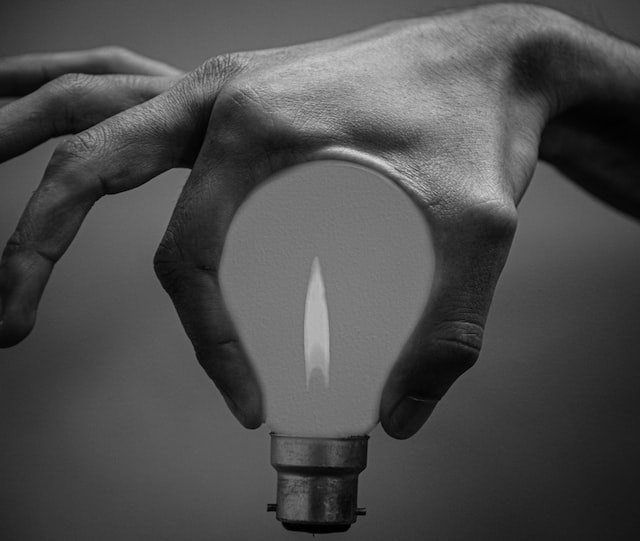
#> input picture Pengolahan Citra/Lab2/lamp.jpg, 640 x 541 px
$ jupyter execute Lab2_1906293051_HakimAmarullah.ipynb
#> lines starting #> are read from the running program, lines starting #| are printed output that depends on the picture
### Pengolahan Citra/Lab2/helper.py
"""
helper.py
Contains helper function for image processing in frequency domain.
Includes meshgrid, lowpass filter, highpass filter, notch filter, and paddedsize.

Inherited from Asdos Pengolahan Citra Ganjil 2019/2020
Edited by Asdos Pengolahan Citra Ganjil 2020/2021
"""

import numpy as np

def dftuv(M, N):
    """ DFTUV Computes meshgrid frequency matrices.
    [U, V] = DFTUV(M, N) computes meshgrid frequency matrices U and
    V. U and V are useful for computing frequency-domain filter
    functions that can be used with DFTFILT. U and V are both M-by-N. """

    # Set up range of variables.
    u = np.arange(M)
    v = np.arange(N)

    # Compute the indices for use in meshgrid
    for i in range(M//2+1, M):
        u[i] = u[i] - M
    for i in range(N//2+1, N):
        v[i] = v[i] - N

    # Return the meshgrid arrays
    return np.meshgrid(v,u)

def lpfilter(tipe, M, N, D0, n = 1):
    """ LPFILTER Computes frequency domain lowpass filters
    H = LPFILTER(TYPE, M, N, D0, n) creates the transfer function of
    a lowpass filter, H, of the specified TYPE and size (M-by-N).  To
    view the filter as an image or mesh plot, it should be centered
    using H = fftshift(H).

    Valid values for TYPE, D0, and n are:

    'ideal'    Ideal lowpass filter with cutoff frequency D0.  n need
               not be supplied.  D0 must be positive

    'btw'      Butterworth lowpass filter of order n, and cutoff D0.
               The default value for n is 1.0.  D0 must be positive.

    'gaussian' Gaussian lowpass filter with cutoff (standard deviation)
 	           D0.  n need not be supplied.  D0 must be positive. """

    # Use function dftuv to set up the meshgrid arrays needed for
    # computing the required distances.
    U, V = dftuv(M, N)

    # Compute the distances D(U, V).
    D = np.sqrt(U**2+V**2)

    # Begin fiter computations.
    if (tipe == 'gaussian'):
        return np.exp(-(D**2)/(2*(D0**2)))
    elif (tipe == 'btw'):
        return 1/(1 + (D/D0)**(2*n))
    elif (tipe == 'ideal'):
        return (D <= D0)
    else:
        print("Invalid type.")

def hpfilter(tipe, M, N, D0, n = 1):
    """ HPFILTER Computes frequency domain highpass filters
    H = HPFILTER(TYPE, M, N, D0, n) creates the transfer function of
    a highpass filter, H, of the specified TYPE and size (M-by-N).
    Valid values for TYPE, D0, and n are:

    'ideal'     Ideal highpass filter with cutoff frequency D0.  n
                need not be supplied.  D0 must be positive

    'btw'       Butterworth highpass filter of order n, and cutoff D0.
                The default value for n is 1.0.  D0 must be positive.

    'gaussian'  Gaussian highpass filter with cutoff (standard deviation)
                D0.  n need not be supplied.  D0 must be positive. """


    # The transfer function Hhp of a highpass filter is 1 - Hlp,
    # where Hlp is the transfer function of the corresponding lowpass
    # filter.  Thus, we can use function lpfilter to generate highpass
    # filters.

    # Generate highpass filter.
    Hlp = lpfilter(tipe, M, N, D0, n)
    return 1 - Hlp

def notch(tipe, M, N, D0, x, y, n = 1):
    """ notch Computes frequency domain notch filters
    H = NOTCH(TYPE, M, N, D0, x, y, n) creates the transfer function of
    a notch filter, H, of the specified TYPE and size (M-by-N). centered at
    Column X, Row Y in an unshifted Fourier spectrum.
    Valid values for TYPE, D0, and n are:

    'ideal'     Ideal highpass filter with cutoff frequency D0.  n
                need not be supplied.  D0 must be positive

    'btw'       Butterworth highpass filter of order n, and cutoff D0.
                The default value for n is 1.0.  D0 must be positive.

    'gaussian'  Gaussian highpass filter with cutoff (standard deviation)
                D0.  n need not be supplied.  D0 must be positive. """

    # The transfer function Hhp of a highpass filter is 1 - Hlp,
    # where Hlp is the transfer function of the corresponding lowpass
    # filter.  Thus, we can use function lpfilter to generate highpass
    # filters.

    # Generate highpass filter.
    Hlp = lpfilter(tipe, M, N, D0, n)
    H = 1 - Hlp
    H = np.roll(H, y-1, axis=0)
    H = np.roll(H, x-1, axis=1)
    return H

def paddedsize(w, l):
    """ PADDEDSIZE Computes padded sizes useful for FFT-based filtering.
    PQ = PADDEDSIZE(AB), where AB is a two-element size vector,
    computes the two-element size vector PQ = 2*AB. """

    return (2*w, 2*l)

### Pengolahan Citra/Lab2/Lab2_1906293051_HakimAmarullah.ipynb
[cell 1]
import numpy as np
import matplotlib.pyplot as plt
from helper import *
from scipy import fftpack as fp
from skimage import io, color, util

# 1. lamp.jpg

### 1a Tampilkan citra tersebut pada domain frekuensi!

[cell 2]
lamp = io.imread('lamp.jpg')
#> lamp is the input picture: shape (541, 640, 3); min 0, max 217, mean 77.5
lamp_gray = color.rgb2gray(lamp)

# Calculate DFT
# ft contains imaginary and real numbers
ft = fp.fft2(lamp_gray)

# Calculate magnitude of imaginary and real numbers
ft_norm = abs(ft)

# Scale image
ft_scale = np.log(1 + ft_norm)
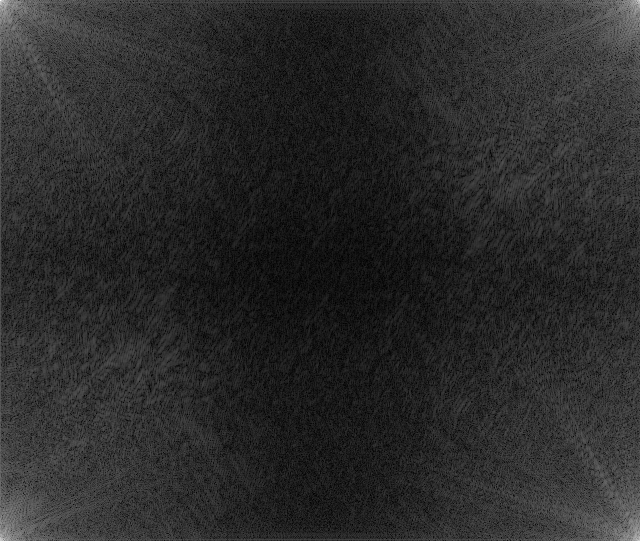
#> ft_scale: shape (541, 640) float64; min 0.00737, max 11.56, mean 1.95; drawn with min black and max white

# Shift low frequency to the center of image
ft_shift = fp.fftshift(ft_scale)
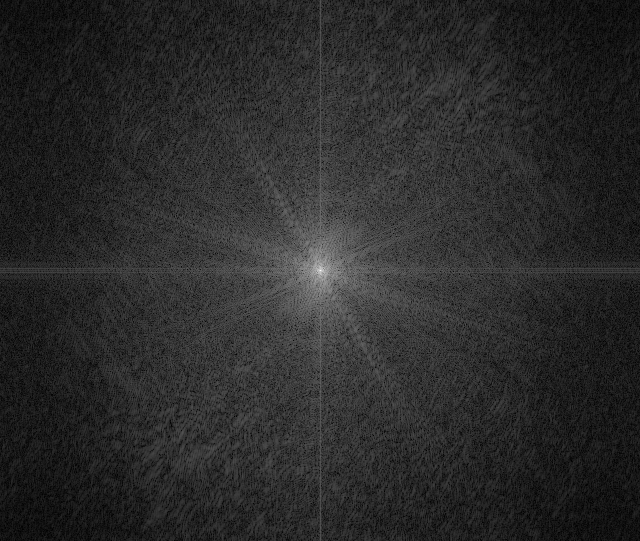
#> ft_shift: shape (541, 640) float64; min 0.00737, max 11.56, mean 1.95; drawn with min black and max white

plt.imshow(ft_shift, cmap=plt.cm.gray)
plt.show()

### 1b Tampilkan citra pada domain spasial dan domain frekuensi dari citra hasil penerapan Low Pass Filter dan jelaskan perbedaannya

[cell 3]
# Load image
i1 = color.rgb2gray(io.imread('lamp.jpg'))
w, l = paddedsize(i1.shape[0], i1.shape[1])
#> w = 1082; l = 1280

# Calculate DFT
f = fp.fft2(i1,(w,l))

# Create gaussian lowpass filter
# lpfilter function is provided in helper.py
def lpfs_image(ftype, f=f, w=w, l=l, D0=0.05, low_pass=True):
  return lpfilter(ftype, w, l, D0 * w ) * f if low_pass else hpfilter(ftype, w, l, D0 * w ) * f

# Calculate IDFT for spatial domain transformation
def lpf_image(lpfs_image, i1=i1):
  LPF_image = fp.ifft2(lpfs_image).real
  return LPF_image[:i1.shape[0],:i1.shape[1]]

# Shifting for fourier spectrum display
def fcf(lpfs_image):
  return fp.fftshift(lpfs_image)

def fc(f=f):
  return fp.fftshift(f)

# Scaling for fourier spectrum display
def scaling_low_pass_fourier_spectrum(Fcf):
  return np.log(1+abs(Fcf))

def get_low_pass_fourier_image(ftype, w=w, l=l, D0=0.05, f=f, low_pass=True):
  LPFS_image = lpfs_image(ftype, f, w, l, D0, low_pass=low_pass)
  return scaling_low_pass_fourier_spectrum(fcf(LPFS_image))

lp_spatial_gaussian = lpf_image(lpfs_image('gaussian'))
lp_frekuensi_gaussian = get_low_pass_fourier_image('gaussian')


lp_spatial_ideal = lpf_image(lpfs_image('ideal'))
lp_frekuensi_ideal = get_low_pass_fourier_image('ideal')


lp_spatial_butterworth = lpf_image(lpfs_image('btw'))
lp_frekuensi_butterworth = get_low_pass_fourier_image('btw')

plt.figure(figsize=(20,15))
plt.rcParams.update({'font.size': 17})
# Show image
plt.subplot(3,3,1); plt.imshow(lp_spatial_gaussian, cmap='gray')
plt.title("Low Pass Spatial Gaussian")
plt.axis("off")
plt.subplot(3,3,2); plt.imshow(lp_frekuensi_gaussian, cmap='gray')
plt.title("Low Pass Frekuensi Gaussian")
plt.axis("off")

plt.subplot(3,3,4); plt.imshow(lp_spatial_ideal, cmap='gray')
plt.title("Low Pass Spatial Ideal")
plt.axis("off")
plt.subplot(3,3,5); plt.imshow(lp_frekuensi_ideal, cmap='gray')
plt.title("Low Pass Frekuensi Ideal")
plt.axis("off")

plt.subplot(3,3,7); plt.imshow(lp_spatial_butterworth, cmap='gray')
plt.title("Low Pass Spatial Butterworth")
plt.axis("off")
plt.subplot(3,3,8); plt.imshow(lp_frekuensi_butterworth, cmap='gray')
plt.title("Low Pass Frekuensi Butterworth")
plt.axis("off")
plt.show()
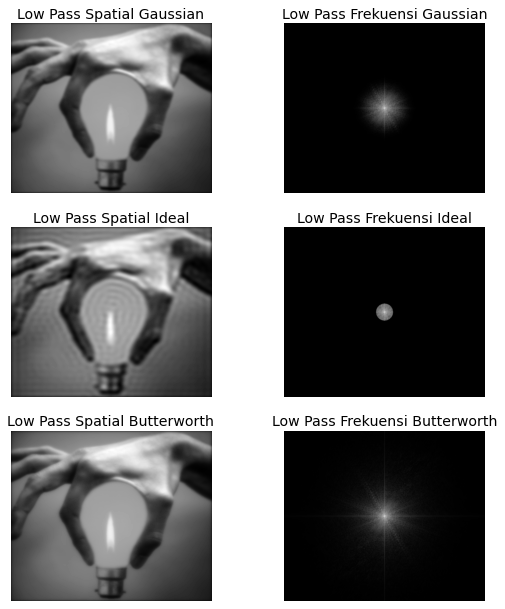
#> figure drawn by matplotlib, 6 panels

#### Perbedaan hasil filtering
Jika dilihat hasil filtering dengan menggunakan filter gaussian, citra yang dihasilkan memiliki edges yang tegas dan cukup jelas. Sedangkan ketika menggunakan filter ideal edges dari objek terlihat sedikit samar serta terdapat beberapa efek seperti gelombang pada citranya. Terakhir, filter butterworth sekilas terlihat sama dengan hasil yang diberikan filter gaussian, namun, pada filter butterworth, edges dari objek terlihat lebih tegas dibandingkan dengan pada filter gaussian.

### 1c Tampilkan citra pada domain spasial dan domain frekuensi dari citra hasil penerapan High Pass Filter dan jelaskan perbedaannya

[cell 4]
hp_spatial_gaussian = lpf_image(lpfs_image('gaussian', low_pass=False))
hp_frekuensi_gaussian = get_low_pass_fourier_image('gaussian', low_pass=False)


hp_spatial_ideal = lpf_image(lpfs_image('ideal', low_pass=False))
hp_frekuensi_ideal = get_low_pass_fourier_image('ideal', low_pass=False)


hp_spatial_butterworth = lpf_image(lpfs_image('btw', low_pass=False))
hp_frekuensi_butterworth = get_low_pass_fourier_image('btw', low_pass=False)

plt.figure(figsize=(20,15))
plt.rcParams.update({'font.size': 17})
# Show image
plt.subplot(3,3,1); plt.imshow(hp_spatial_gaussian, cmap='gray')
plt.title("High Pass Spatial Gaussian")
plt.axis("off")
plt.subplot(3,3,2); plt.imshow(hp_frekuensi_gaussian, cmap='gray')
plt.title("High Pass Frekuensi Gaussian")
plt.axis("off")

plt.subplot(3,3,4); plt.imshow(hp_spatial_ideal, cmap='gray')
plt.title("High Pass Spatial Ideal")
plt.axis("off")
plt.subplot(3,3,5); plt.imshow(hp_frekuensi_ideal, cmap='gray')
plt.title("High Pass Frekuensi Ideal")
plt.axis("off")

plt.subplot(3,3,7); plt.imshow(hp_spatial_butterworth, cmap='gray')
plt.title("High Pass Spatial Butterworth")
plt.axis("off")
plt.subplot(3,3,8); plt.imshow(hp_frekuensi_butterworth, cmap='gray')
plt.title("High Pass Frekuensi Butterworth")
plt.axis("off")
plt.show()
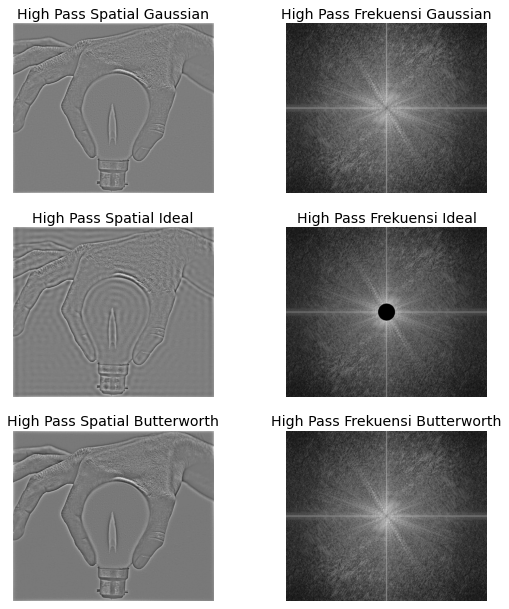
#> figure drawn by matplotlib, 6 panels

#### Perbedaan hasil filtering high pass
Jika dilihat hasil filtering dengan menggunakan filter high pass gaussian, citra yang dihasilkan memiliki edges yang tegas dan cukup jelas. Sedangkan ketika menggunakan filter ideal edges dari objek terlihat sedikit samar bahkan bentuk sebenarnya dari objek sudah   tidak terlihat dengan jelas Selain itu, terdapat beberapa efek seperti gelombang pada citranya. Terakhir, filter butterworth sekilas terlihat sama dengan hasil yang diberikan filter gaussian, namun, pada filter butterworth, edges dari objek terlihat lebih tegas dibandingkan dengan pada filter gaussian.

### 1d Bagaimana pengaruh dari nilai D0 yang anda gunakan pada bagian (b) dan (c)?

> Nilai cut off frequency berpengaruh pada tingkat kejelasan edges pada objek citra yang dihasilkan. Ketika nilai D0 yang digunakan semakin besar, terlihat bahwa edges dari objek pada citra di domain spatial semakin tidak jelas atau tidak tegas.

# 2. noisy_bird.jpg

### 2a Tampilkan citra tersebut pada domain frekuensi!

[cell 5]
bird = io.imread('noisy_bird.jpg')
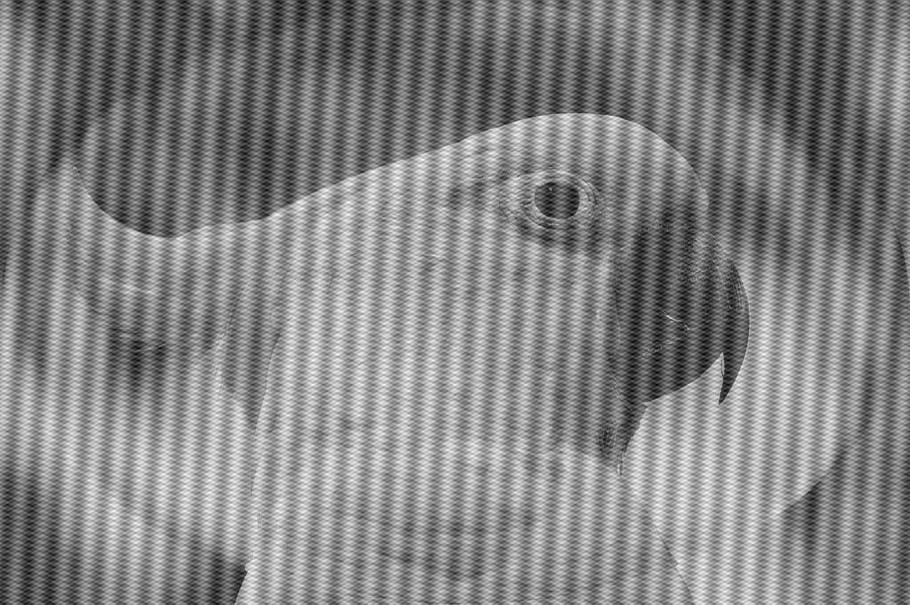
#> input picture Pengolahan Citra/Lab2/noisy_bird.jpg, 910 x 605 px
#> bird is the input picture: shape (605, 910); min 0, max 255, mean 131.3
bird_gray = color.rgb2gray(bird)

# Calculate DFT
# ft contains imaginary and real numbers
ft = fp.fft2(bird_gray)

# Calculate magnitude of imaginary and real numbers
ft_norm = abs(ft)
#> ft_norm: shape (605, 910) float64

# Scale image
ft_scale = np.log(1 + ft_norm)
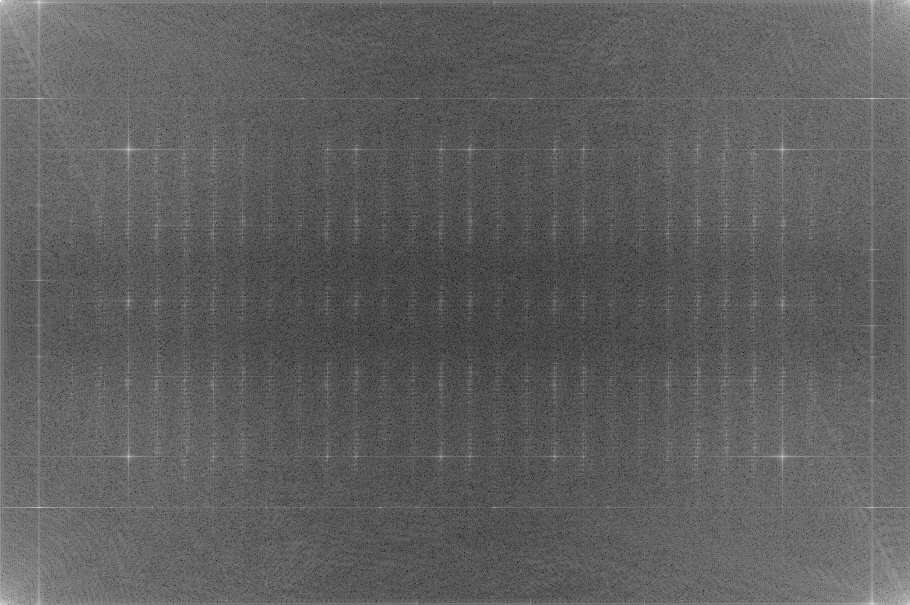
#> ft_scale: shape (605, 910) float64; min 1.05, max 18.1, mean 7.43; drawn with min black and max white

# Shift low frequency to the center of image
ft_shift = fp.fftshift(ft_scale)
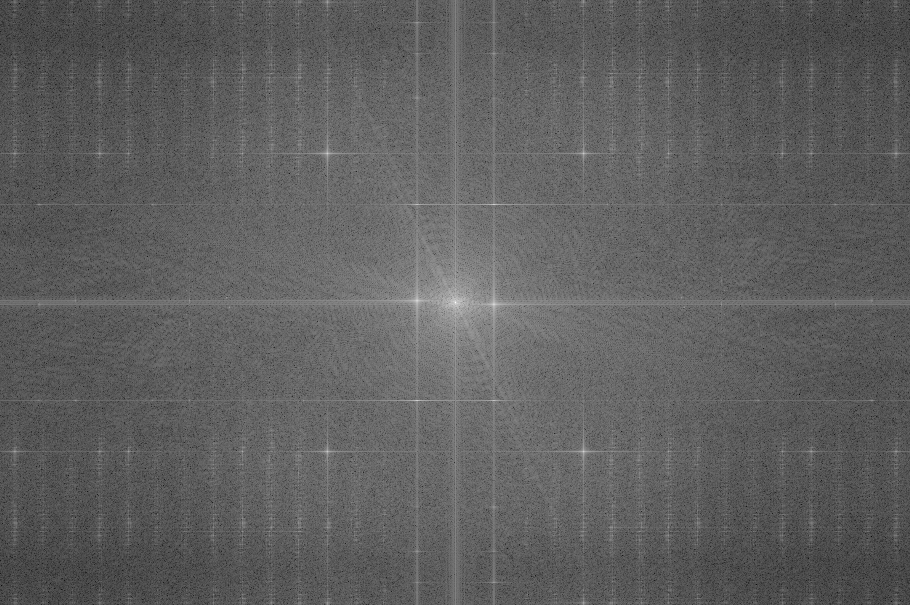
#> ft_shift: shape (605, 910) float64; min 1.05, max 18.1, mean 7.43; drawn with min black and max white

plt.imshow(ft_shift, cmap=plt.cm.gray)
plt.show()

### 2b Lakukan filtering yang tepat untuk mereduksi noise yang ada dan jelaskan mengapa anda memilih melakukan filtering tersebut!

[cell 6]
w, l = paddedsize(bird.shape[0],bird.shape[1])
#> w = 1210; l = 1820

# Calculate DFT
F = fp.fft2(util.img_as_float(bird),(w,l))

# Scaling & Shifting for fourier spectrum display
Fc = fp.fftshift(F)
S1 = np.log(1+abs(Fc))
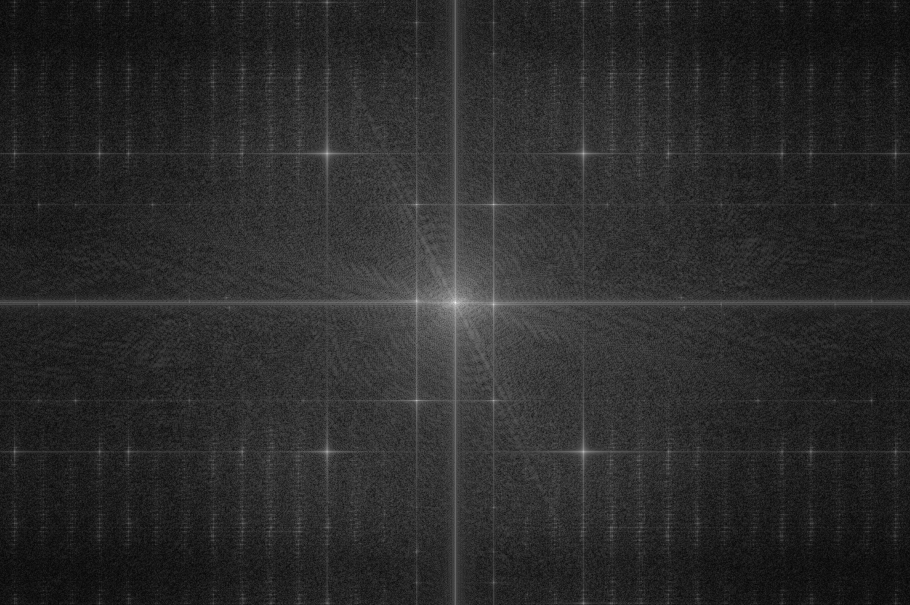
#> S1: shape (1210, 1820) float64 (shown at 1/2 size); min 0.00262, max 12.55, mean 2.12; drawn with min black and max white

# Apply notch filter
# notch function is provided in helper.py
H1 = notch('btw', w, l, 40, 80, 200)
H2 = notch('btw', w, l, 40, 80, 0)
H3 = notch('btw', w, l, 40, 80, -200)
H4 = notch('btw', w, l, 40, -80, -200)
H5 = notch('btw', w, l, 40, -80, 0)
H6 = notch('btw', w, l, 40, -80, 200)
H7 = notch('btw', w, l, 40, -260, 300)
H8 = notch('btw', w, l, 40, 260, 300)
H9 = notch('btw', w, l, 40, 260, -300)
H10 = notch('btw', w, l, 40, -260, -300)

# Apply notch filter
FS_bird = F*H1*H2*H3*H4*H5*H6*H7*H8*H9*H10

# Calculate IDFT for spatial domain transformation
F_bird = fp.ifft2(FS_bird).real
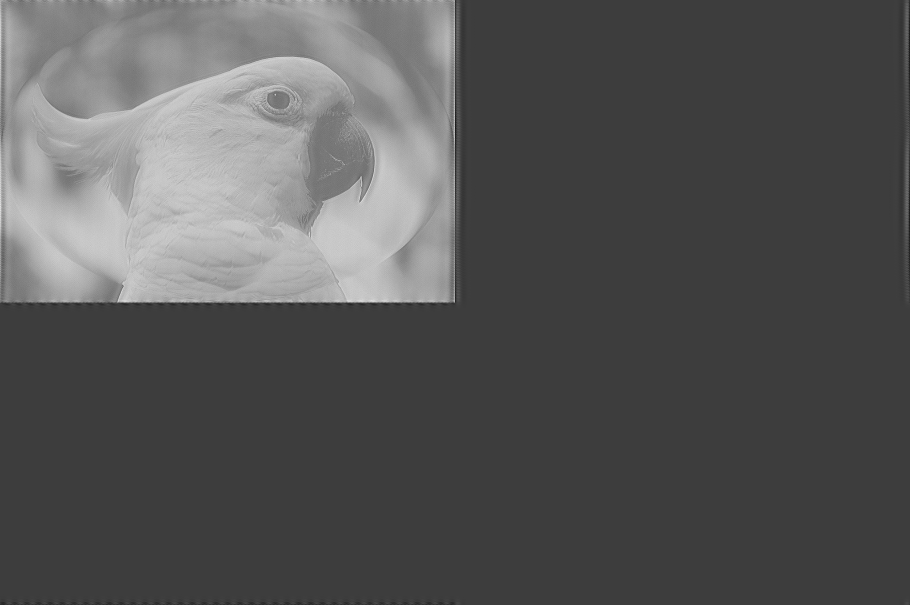
#> F_bird: shape (1210, 1820) float64 (shown at 1/2 size); min -0.167, max 0.527, mean 0.0691; drawn with min black and max white
F_bird = F_bird[:bird.shape[0],:bird.shape[1]]
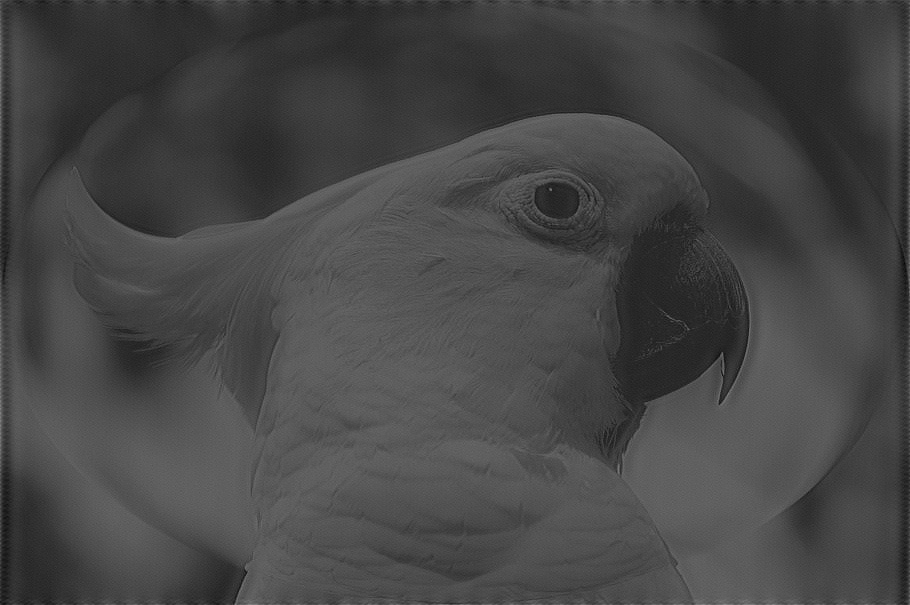
#> F_bird: shape (605, 910) float64; min 0.0192, max 0.527, mean 0.276

# Scaling & Shifting for fourier spectrum display
Fcf = fp.fftshift(FS_bird)
S2 = np.log(1+abs(Fcf))

plt.figure(figsize=(20,15))

plt.subplot(2,2,1); plt.imshow(bird, cmap='gray')
plt.title('Noisy Image'); plt.axis("off")

plt.subplot(2,2,2); plt.imshow(S1, cmap='gray')
plt.title('Fourier Spectrum of Noisy Image');
# plt.axis("off")

plt.subplot(2,2,3); plt.imshow(F_bird, cmap='gray')
plt.title('Filtered Image')
# plt.axis("off")

plt.subplot(2,2,4); plt.imshow(S2, cmap='gray')
plt.title('Fourier Spectrum After Filter')
# plt.axis("off")
